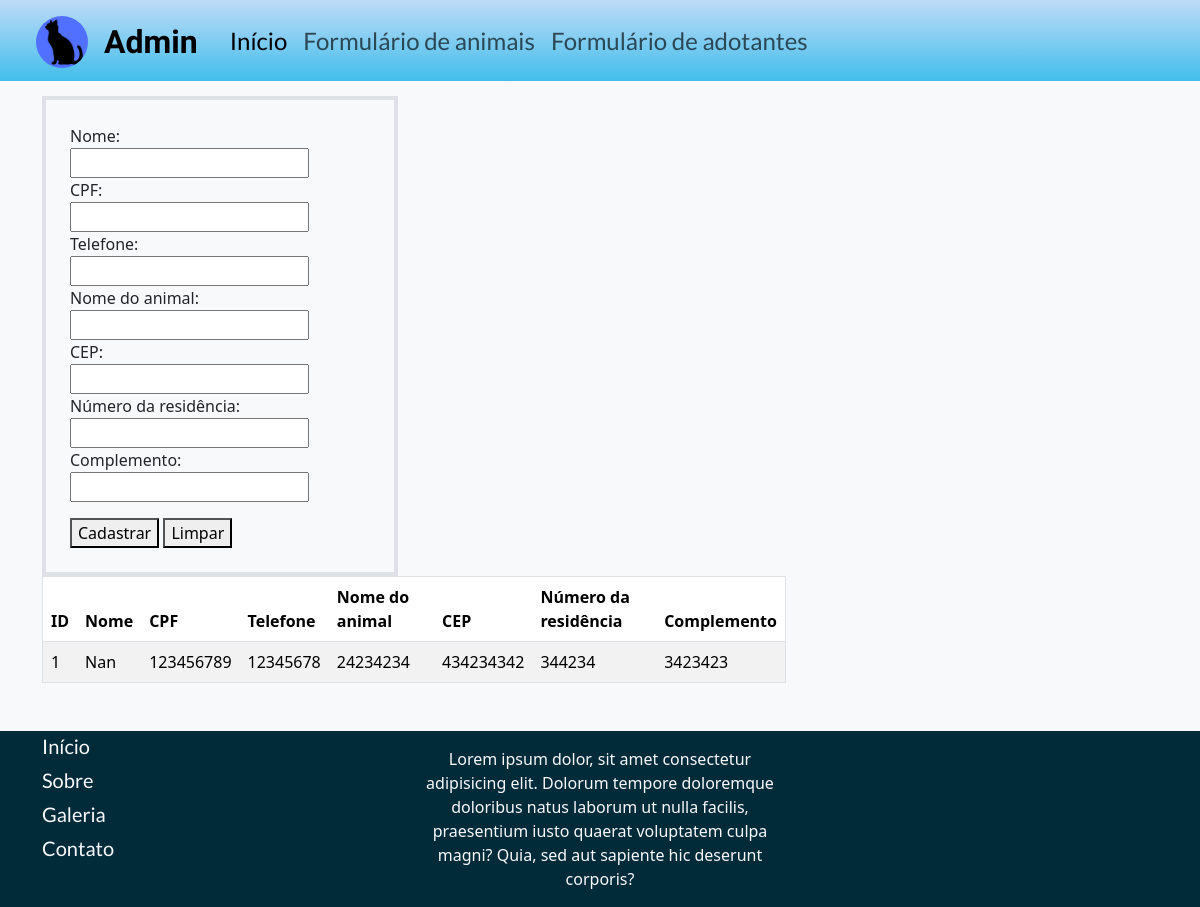
Page /adotantes-formulario.php on the committed database.
### tables this page shows
CREATE TABLE `tb_adotantes` (
  `id` int(11) NOT NULL AUTO_INCREMENT,
  `nome_adotante` varchar(250) NOT NULL,
  `cpf` varchar(10) NOT NULL,
  `telefone` varchar(11) NOT NULL,
  `animal_adotado` varchar(150) NOT NULL,
  `cep` varchar(9) NOT NULL,
  `numero_residencia` int(11) NOT NULL,
  `complemento` varchar(150) NOT NULL,
  PRIMARY KEY (`id`),
  UNIQUE KEY `id` (`id`)
);

### adotantes-formulario.php (the view, shortened to what this page needs)
<?php
include "inc-head.php";
?>
<body class="bg-light pt-5">
   <header class="mb-5">
   <?php include "inc-nav-admin.php" ?>
   </header>
   <section class="container">
    <div class="row">
     <div class="col-md-12 col-lg-4">
   <form action="adotantes-salvar.php" method="post" class="border border-4 p-4">
    <label>Nome:</label><br>
    <input type="text" name="nomeadotante" required><br>
    <label>CPF:</label><br>
    <input type="text" name="cpf" required><br>
    <label>Telefone: </label><br>
    <input type="tel" name="telefone" required><br>
    <label>Nome do animal:</label><br>
    <input type="text" name="nomeanimal" required><br>
    <label>CEP:</label><br>
    <input type="text" name="cep" required><br>
    <label>Número da residência:</label><br>
    <input type="number" name="numeroresidencia" required><br>
    <label>Complemento:</label><br>
    <input type="text" name="complemento" required><br>
    <div class="mt-3">
      <button type="submit">Cadastrar</button>
      <button type="reset">Limpar</button>
   </div>
   </form>
     </div>
    </div>
    <div class="col-md-12 col-lg-8">
      <table class="table table-striped table-hover border">
         <thead>
            <tr>
               <th>ID</th>
               <th>Nome</th>
               <th>CPF</th>
               <th>Telefone</th>
               <th>Nome do animal</th>
               <th>CEP</th>
               <th>Número da residência</th>
               <th>Complemento</th>
            </tr>
         </thead>
         <?php
         include "inc-conexao.php";
         $sql = "SELECT * FROM tb_adotantes";
         $resultado = mysqli_query($conn, $sql);
         while($linha_resultado = mysqli_fetch_assoc ($resultado))
         {
            echo '<tr>';
            echo "<td> {$linha_resultado['id']} </td>";
            echo "<td> {$linha_resultado['nome_adotante']} </td>";
            echo "<td> {$linha_resultado['cpf']} </td>";
            echo "<td> {$linha_resultado['telefone']} </td>";
            echo "<td> {$linha_resultado['animal_adotado']} </td>";
            echo "<td> {$linha_resultado['cep']} </td>";
            echo "<td> {$linha_resultado['numero_residencia']} </td>";
            echo "<td> {$linha_resultado['complemento']} </td>";
         }
         ?>
      </table>
    </div>
</section>
<?php include "inc-footer.php"; ?>

### rows in the picture
tb_adotantes: id "1", nome_adotante "Nan", cpf "123456789", telefone "12345678", animal_adotado "24234234", cep "434234342", numero_residencia "344234", complemento "3423423"
